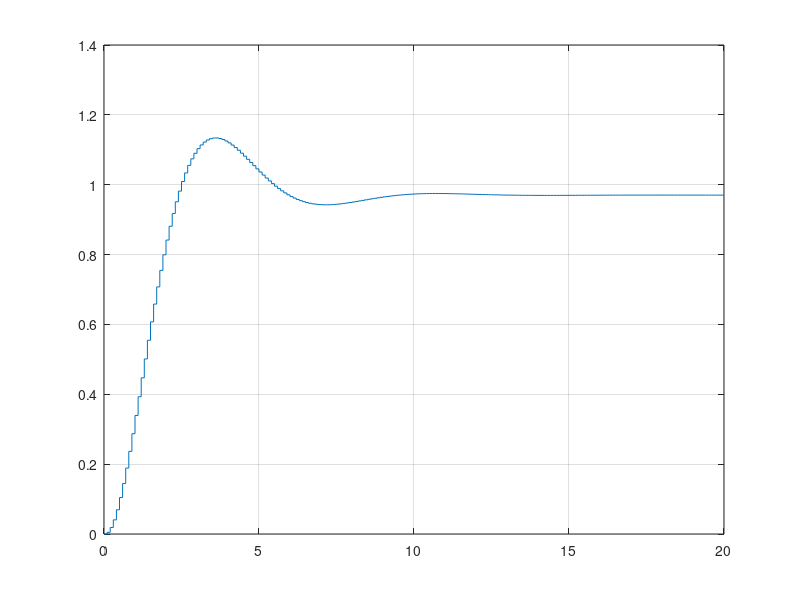
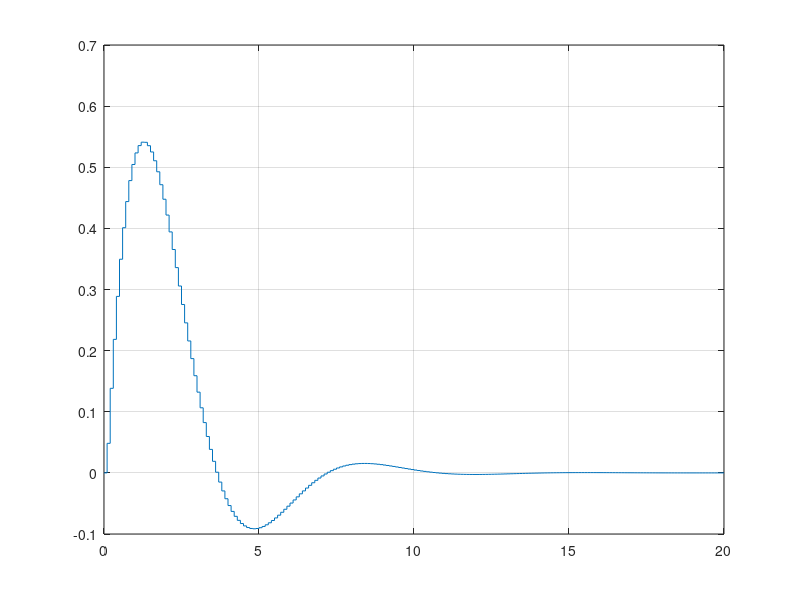
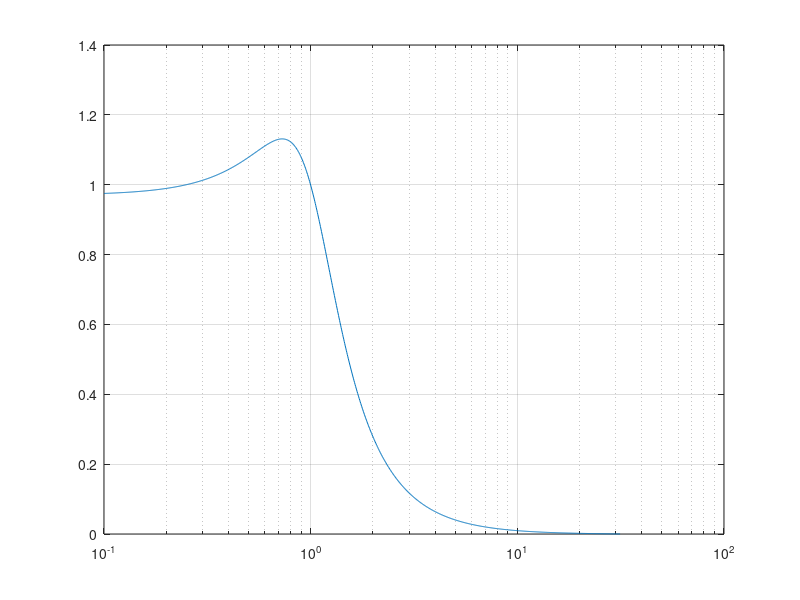
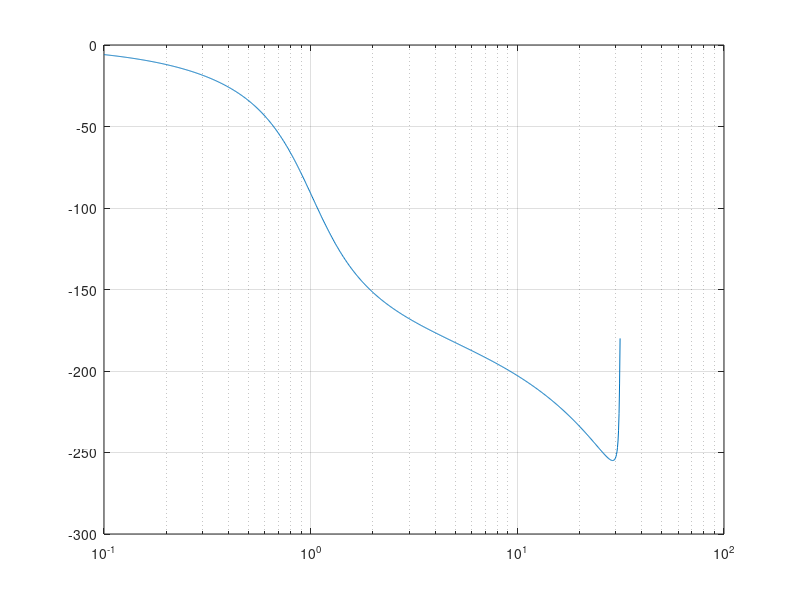

These figures' MATLAB source, in order:
numerador = [0.004833 0.004675];
denominador = [1 -1.895 0.9048];

Gs = tf(numerador, denominador, 0.1);

[Step_y, Step_t] = step(Gs, 20);
[Impulse_y, Impulse_t] = impulse(Gs, 20);
[MagB, PhaB, FreqB] = bode(Gs);
[GM, GP, Wg, Wp] = margin(Gs);
[Re,Img,FreqN] = nyquist(Gs);
[r, k] = rlocus(Gs);
[MagN, PhaN, WN] = nichols(Gs);


GM = mag2db(GM);
Mag = mag2db(MagB);
MagN = mag2db(MagN);

figure(1)
stairs(Step_t, Step_y)
grid()

figure(2)
stairs(Impulse_t, Impulse_y)
grid()

figure(3)
semilogx(FreqB, squeeze(MagB))
grid()

figure(4)
semilogx(FreqB, squeeze(PhaB))
grid()

figure(5)
plot(squeeze(Re), squeeze(Img),squeeze(Re), squeeze(-Img))
grid()

figure(6)
index = size(r);
for i=1:index(1)
    plot(real(r(i,:)), imag(r(i,:)))
    hold on
end
grid()
hold off

figure(7)
plot(squeeze(PhaN), squeeze(MagN))
grid()

set = 'S1D';
save(strcat(set,'Step'),'Step_t','Step_y')
save(strcat(set,'Imp'),'Impulse_y','Impulse_t')
save(strcat(set,'Bode'),'MagB','PhaB','FreqB')
save(strcat(set,'Margin'),'GM','GP','Wg','Wp')
save(strcat(set,'Nyquist'),'Re','Img','FreqN')
save(strcat(set,'Rlocus'),'r','k')
save(strcat(set,'Nichols'),'MagN','PhaN','WN')